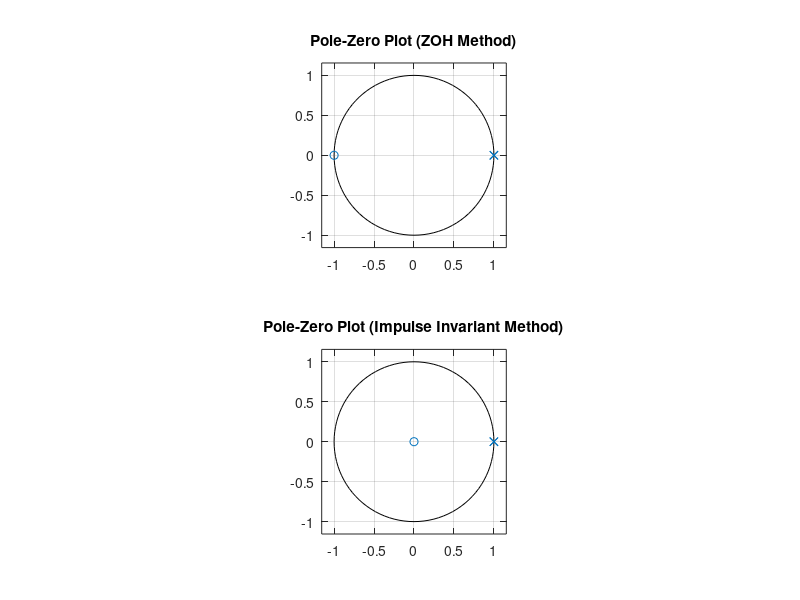
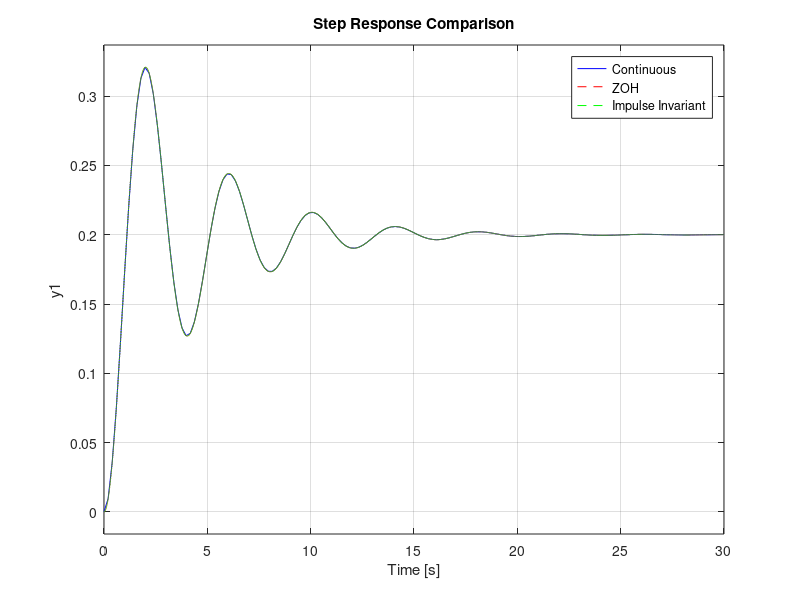
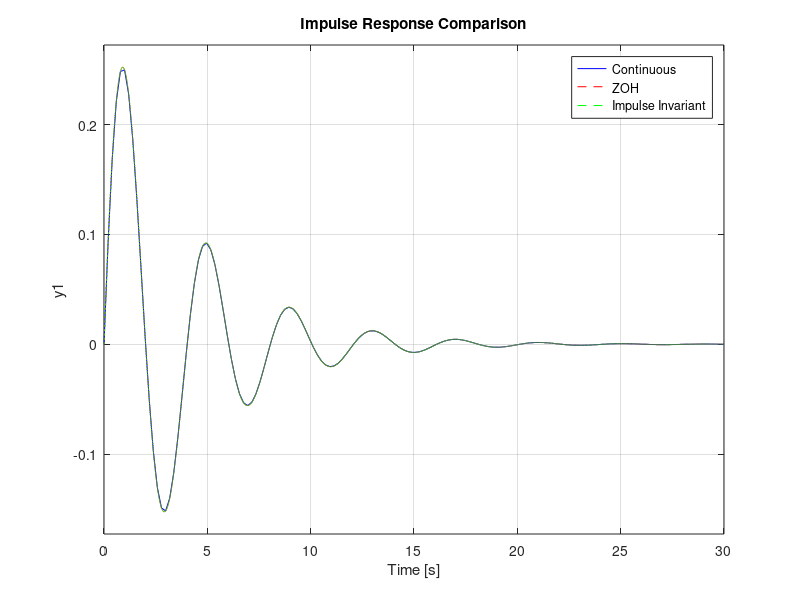

Source code (MATLAB) for these figures, in order:
% Limpieza
clc;
clear;
close all;

% Units and constants
seg = 1;
mseg = seg * (10^-3);
Hz = 1/seg;
kHz = Hz * (10^3);

%# System parameters
Fs = 1 * kHz;  % Sampling frequency (1 kHz)
Ts = 1/Fs;     % Sampling period
N = 1024;

% Define the continuous-time transfer function
s = tf('s');
G_s = 1 / (2*s^2 + s + 5); % Example system

[Gn, Gd] = tfdata(G_s, 'v'); % 'v' returns them as row vectors

% Convert using Zero-Order Hold (ZOH)
G_z_zoh = c2d(G_s, Ts, 'zoh');
[Gzn, Gzd] = tfdata(G_z_zoh, 'v');

% Convert using Impulse Invariant method
G_z_imp = c2d(G_s, Ts, 'impulse');

% Display the transfer functions
display(G_s);
display(G_z_zoh);
display(G_z_imp);

% Plot pole-zero maps
figure;
subplot(2,1,1);
zplane(cell2mat(G_z_zoh.num), cell2mat(G_z_zoh.den));
grid on;
title('Pole-Zero Plot (ZOH Method)');

subplot(2,1,2);
zplane(cell2mat(G_z_imp.num), cell2mat(G_z_imp.den));
grid on;
title('Pole-Zero Plot (Impulse Invariant Method)');

% Step response comparison
figure;
step(G_s, 'b', G_z_zoh, 'r--', G_z_imp, 'g--');
grid on;
legend('Continuous', 'ZOH', 'Impulse Invariant');
title('Step Response Comparison');

% Impulse response comparison
figure;
impulse(G_s, 'b', G_z_zoh, 'r--', G_z_imp, 'g--');
grid on;
legend('Continuous', 'ZOH', 'Impulse Invariant');
title('Impulse Response Comparison');
